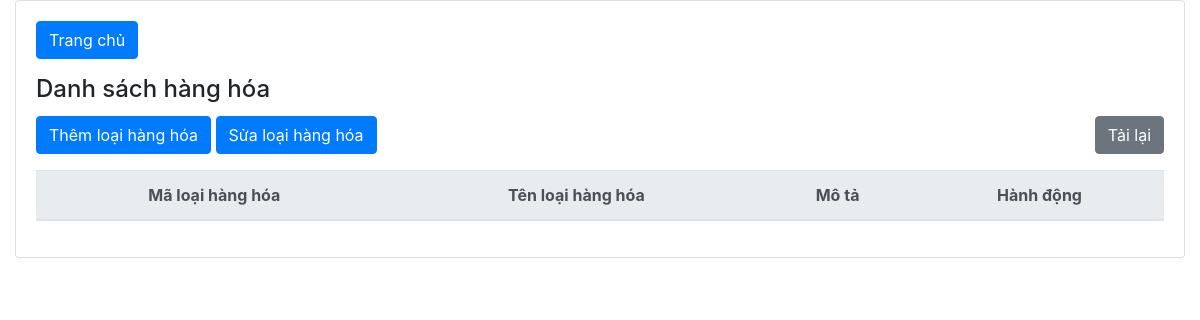
The page /index.php/admin/loai on the database as committed earlier.
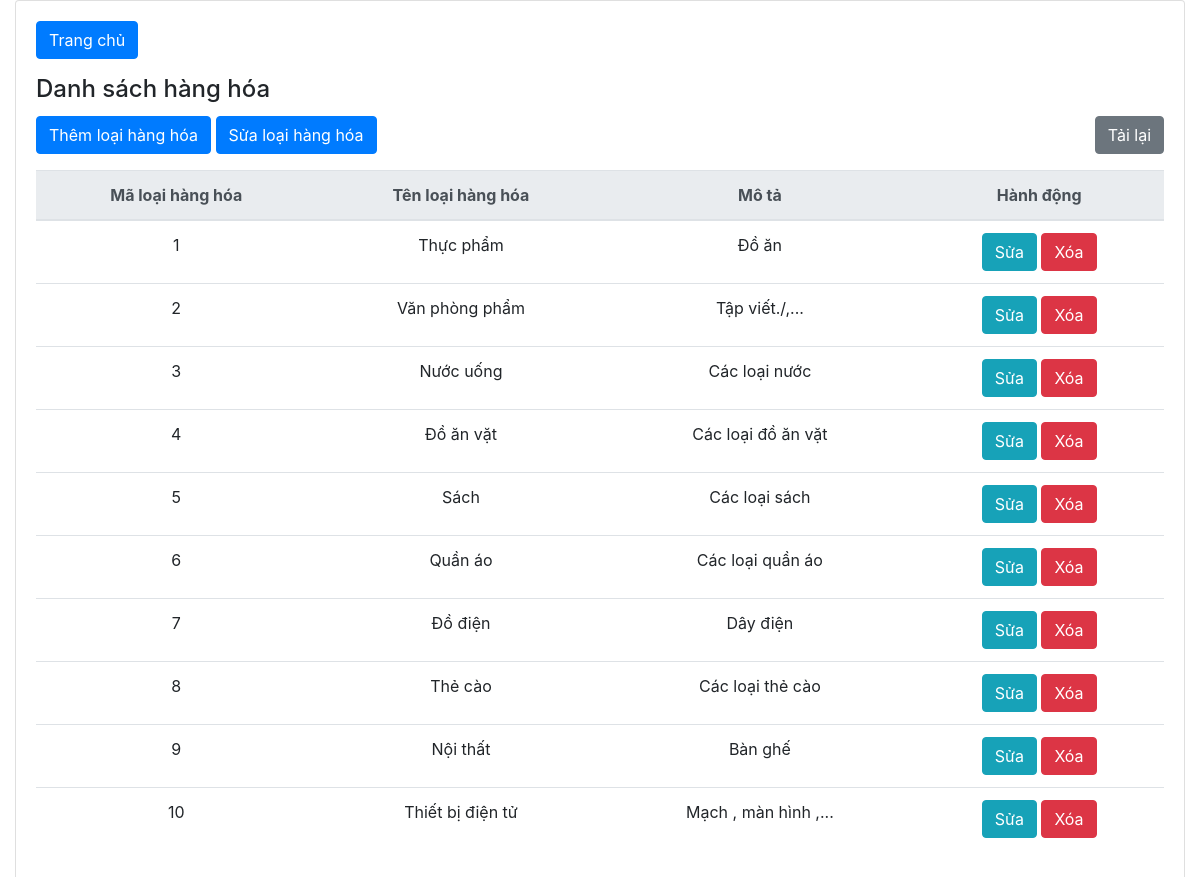
The same page on the database as committed later.
### tables this page shows
CREATE TABLE `loai` (
  `MaLoai` int(10) NOT NULL,
  `TenLoai` varchar(50) NOT NULL,
  `MoTa` varchar(50) NOT NULL
);

### application/controllers/admin/Loai.php (called while the page is built, shortened)
<?php
class Loai extends CI_Controller
{
	public function index()
	{
		$this->load->model('Loai_model');
		$loai = $this->Loai_model->getAll();
		$this->load->view('admin/Loai/index', [
			'loais'=> $loai
		]);
  }
}

### index.php (called while the page is built, shortened)
<?php
require_once BASEPATH.'core/CodeIgniter.php';

### application/models/Loai_model.php (called while the page is built, shortened)
<?php
class Loai_model extends CI_Model
{
	protected $table = 'loai';
	public function getAll()
	{
		return $this->db->get($this->table)->result_array();
	}
}

### application/views/admin/Loai/index.php (the view, shortened to what this page needs)
<!DOCTYPE html>
<html lang="vi">
<head>
	<link rel="stylesheet" href="<?= base_url('assets/bootstrap/css/bootstrap.min.css') ?>">
</head>
<body>
  <div class="container-fluid">
    <div class="row">
      <div class="col-12">
        <div class="card">
          <div class="card-body">
          <div class="text-left mb-3">
            <a href="<?= base_url('index.php/admin/Home') ?>" id="btnBack" class="btn btn-primary">Trang chủ</a>
          </div>
          <h4 class="card-title"><i class="mdi mdi-format-list-bulleted-type"></i> Danh sách hàng hóa</h4>
          <div class="mb-3">
              <a href="<?= base_url('index.php/admin/Loai/create') ?>" class="btn btn-primary">
                  <i class="fas fa-plus"></i> Thêm loại hàng hóa
              </a>
              <a href="<?= base_url('index.php/admin/Loai/edit') ?>" class="btn btn-primary">
                  <i class="fas fa-plus"></i> Sửa loại hàng hóa
              </a>
              <button id="btn-reload" class="btn btn-secondary float-right">
                  <i class="fas fa-sync"></i> Tải lại
              </button>
          </div>
          <table class="table">
            <thead class="thead-light text-center">
            <tr>
              <th scope="col">Mã loại hàng hóa</th>
              <th scope="col">Tên loại hàng hóa</th>
              <th scope="col">Mô tả</th>
              <th scope="col">Hành động</th>
          </tr>
          </thead>
          <tbody class="text-center">
          <?php foreach($loais as $loai) : ?>
              <tr>
                <td><?= $loai['MaLoai'] ?></td>
                <td><?= $loai['TenLoai'] ?></td>
                <td><?= $loai['MoTa'] ?></td>
                <td>
                <a href="<?= base_url('index.php/admin/Loai/edit/' .$loai['MaLoai']) ?>" class="btn btn-info">
                  <i class="fas fa-plus"></i> Sửa
                </a>
                <a href="<?= base_url('index.php/admin/Hanghoa/delete/' .$loai['MaLoai']) ?>" class="btn btn-danger">
                  <i class="fas fa-plus"></i> Xóa
              </a>
                </td>
              </tr>
              <?php endforeach ?>
          </tbody>
          </table>
        </div>
      </div>
    </div>
  </div>
</body>
</html>

Rows that differ between the two databases and show on the page:
added loai: MaLoai "1", TenLoai "Thực phẩm", MoTa "Đồ ăn"
added loai: MaLoai "2", TenLoai "Văn phòng phẩm", MoTa "Tập viết./,..."
added loai: MaLoai "3", TenLoai "Nước uống", MoTa "Các loại nước"
added loai: MaLoai "4", TenLoai "Đồ ăn vặt", MoTa "Các loại đồ ăn vặt"
added loai: MaLoai "5", TenLoai "Sách", MoTa "Các loại sách"
added loai: MaLoai "6", TenLoai "Quần áo", MoTa "Các loại quần áo"
added loai: MaLoai "7", TenLoai "Đồ điện", MoTa "Dây điện"
added loai: MaLoai "8", TenLoai "Thẻ cào", MoTa "Các loại thẻ cào"
added loai: MaLoai "9", TenLoai "Nội thất", MoTa "Bàn ghế"
added loai: MaLoai "10", TenLoai "Thiết bị điện tử", MoTa "Mạch , màn hình ,..."
